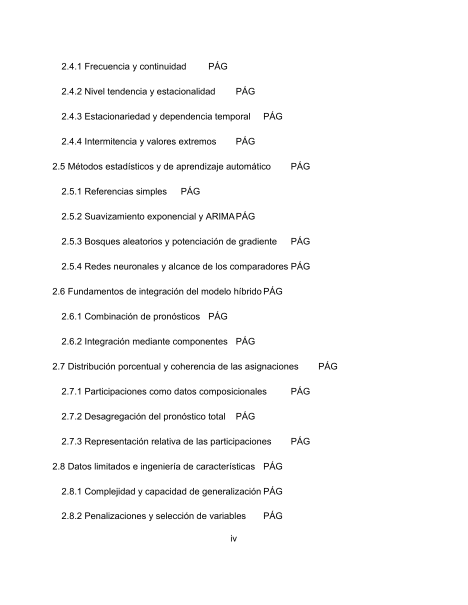
#> input picture tmp/rev64_render_1/page-005.png, 935 x 1210 px (shown at 1/2 size); its folder holds 4 pictures in this run
$ python 15_contactos_rev64.py
#> lines starting #> are read from the running program, lines starting #| are printed output that depends on the picture
from pathlib import Path
import sys
from PIL import Image, ImageDraw

OUT = Path(sys.argv[1]) if len(sys.argv) > 1 else Path(r"C:\Python\tesis\tmp\rev64_render_1")
files = sorted(OUT.glob("page-*.png"))
width, height = 410, 530
cols, rows = 4, 4
for start in range(0, len(files), cols * rows):
    canvas = Image.new("RGB", (cols * width, rows * height), "white")
#> canvas: PIL image 1640x2120 RGB; every value is 255
    draw = ImageDraw.Draw(canvas)
    for index, image_path in enumerate(files[start:start + cols * rows]):
        image = Image.open(image_path).convert("RGB").resize((width, height))
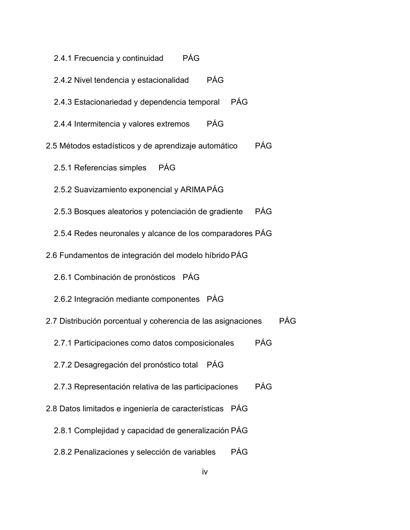
#> image: PIL image 410x530 RGB; min 17, max 255, mean 248.1
        x = (index % cols) * width
        y = (index // cols) * height
        canvas.paste(image, (x, y))
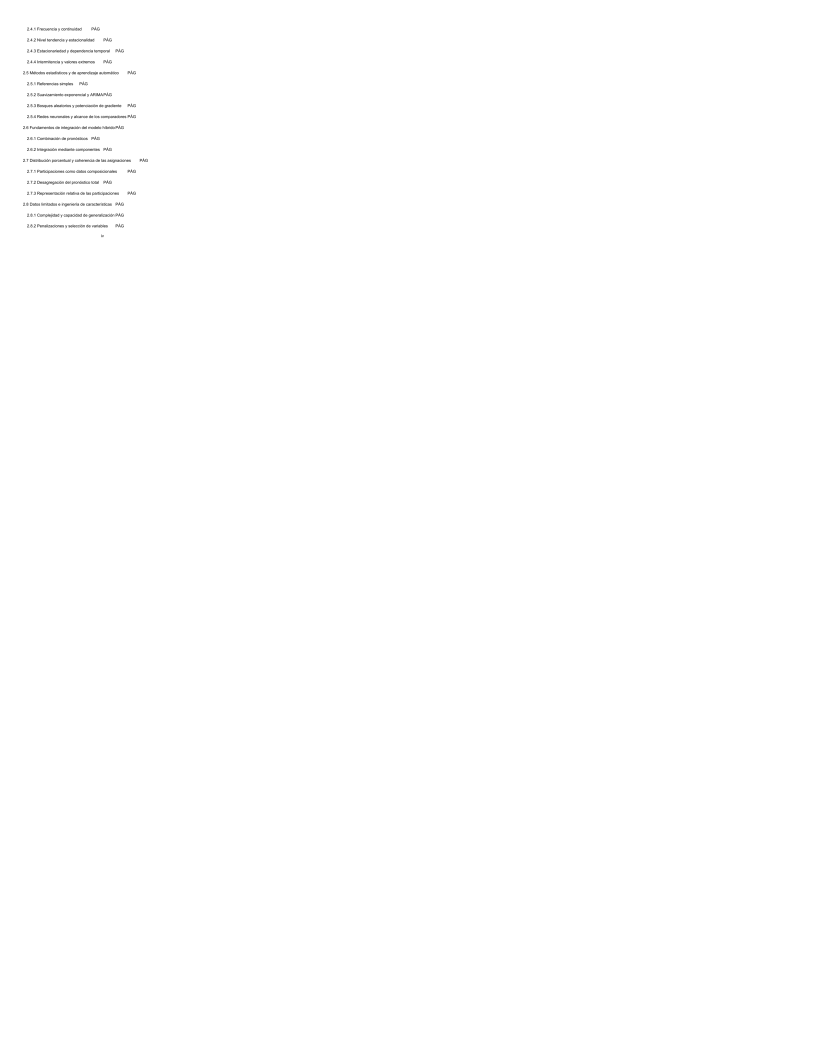
#> canvas: PIL image 1640x2120 RGB (shown at 1/2 size); min 17, max 255, mean 254.6
        draw.text((x + 7, y + 7), f"Página {start + index + 1}", fill="red", stroke_width=1, stroke_fill="white")
    canvas.save(OUT / f"contact-{start // (cols * rows) + 1:02d}.jpg", quality=90)
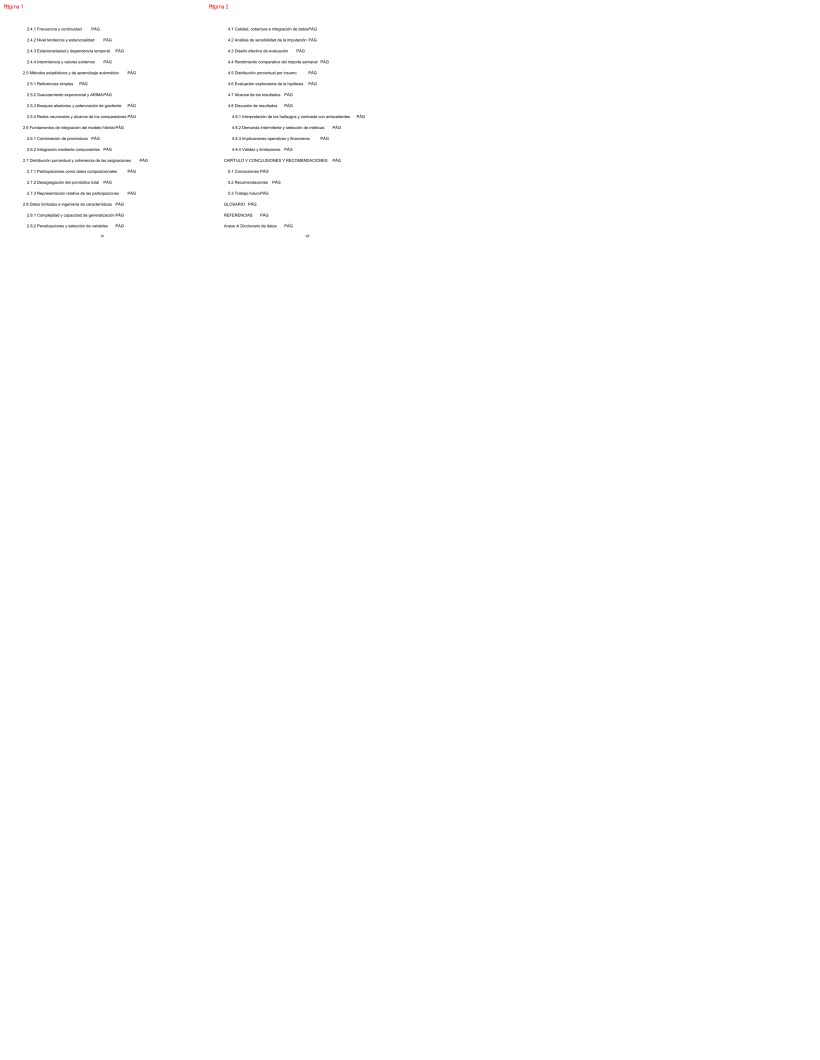
#> saved as contact-01.jpg: PIL image 1640x2120 RGB (shown at 1/2 size); mean R, G, B 254.2, 254.2, 254.2
print(len(files))

$ run again, on tmp/rev64_render_1/page-013.png
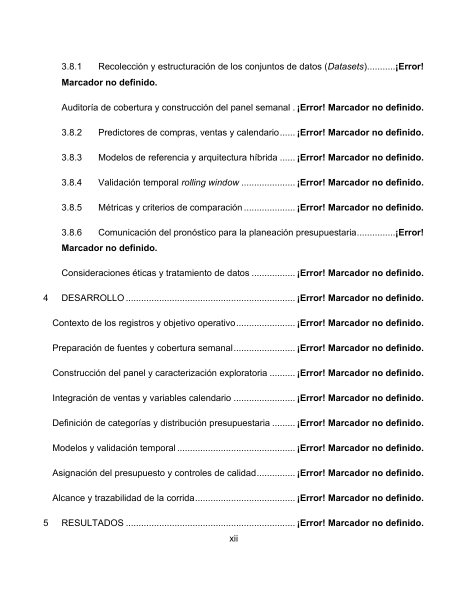
#> input picture tmp/rev64_render_1/page-013.png, 935 x 1210 px (shown at 1/2 size)
#> `image = Image.open(image_path).convert("RGB").resize((width, height))`:
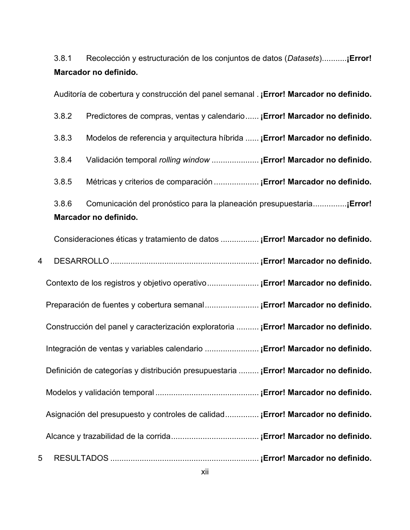
#> image: PIL image 410x530 RGB; min 0, max 255, mean 243.5
#> `canvas.paste(image, (x, y))`:
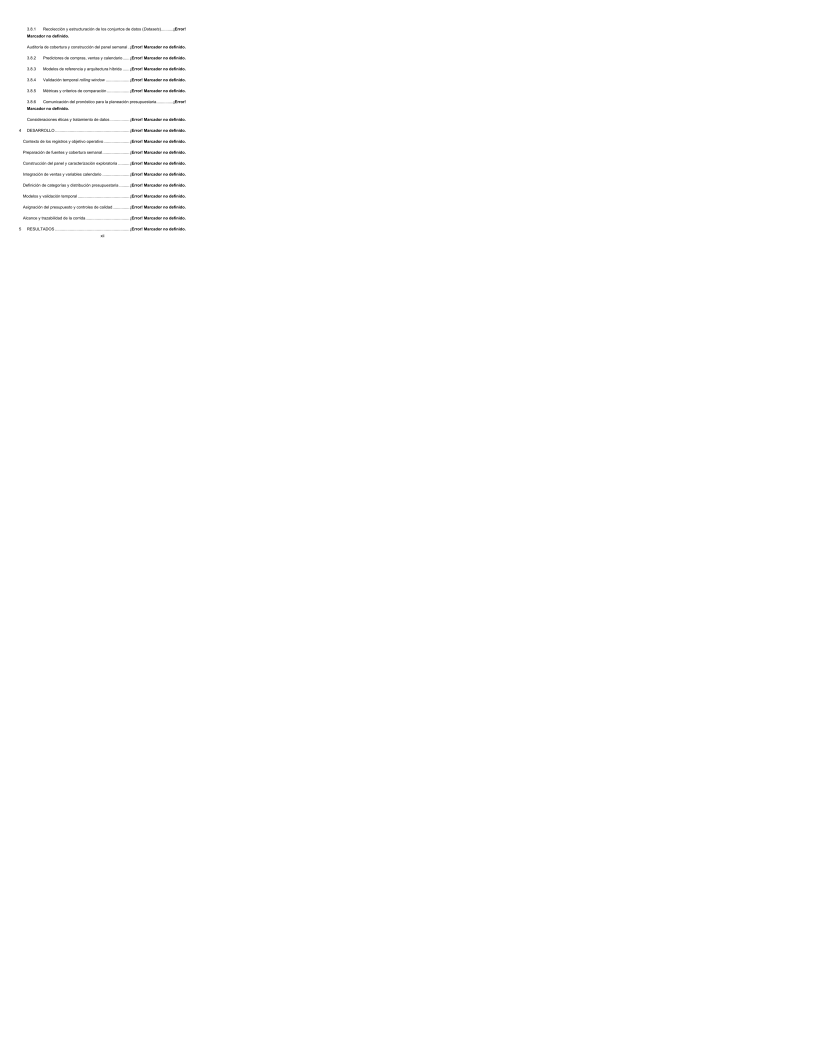
#> canvas: PIL image 1640x2120 RGB (shown at 1/2 size); min 0, max 255, mean 254.3

$ run again, on tmp/rev64_render_1/page-014.png
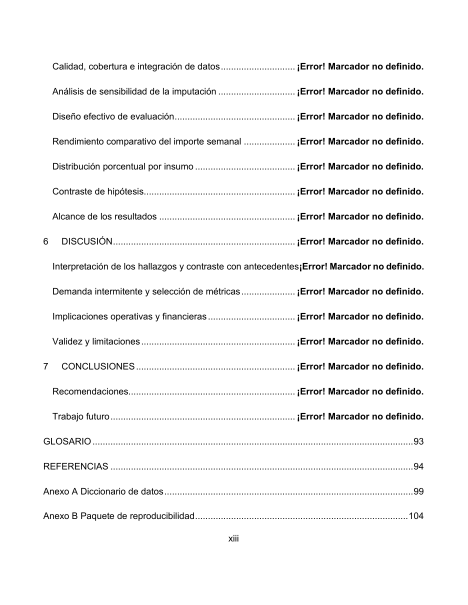
#> input picture tmp/rev64_render_1/page-014.png, 935 x 1210 px (shown at 1/2 size)
#> `image = Image.open(image_path).convert("RGB").resize((width, height))`:
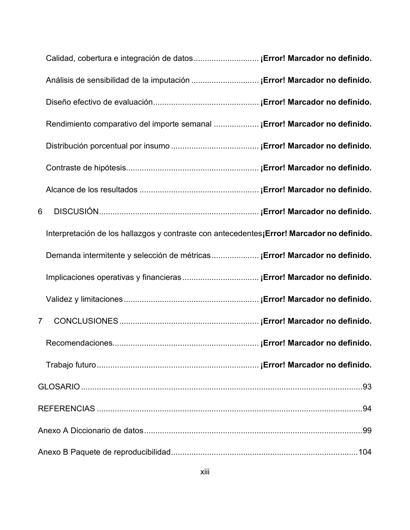
#> image: PIL image 410x530 RGB; min 0, max 255, mean 245.4
#> `canvas.paste(image, (x, y))`:
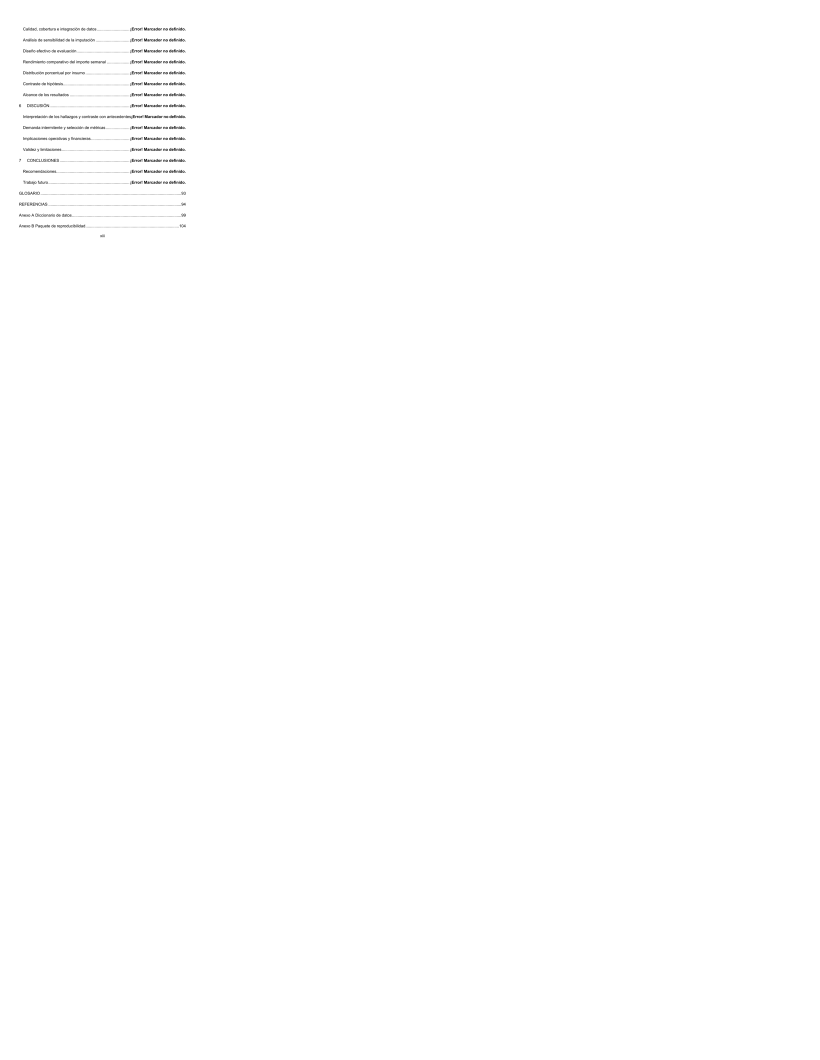
#> canvas: PIL image 1640x2120 RGB (shown at 1/2 size); min 0, max 255, mean 254.4

$ run again, on tmp/rev64_render_1/page-017.png
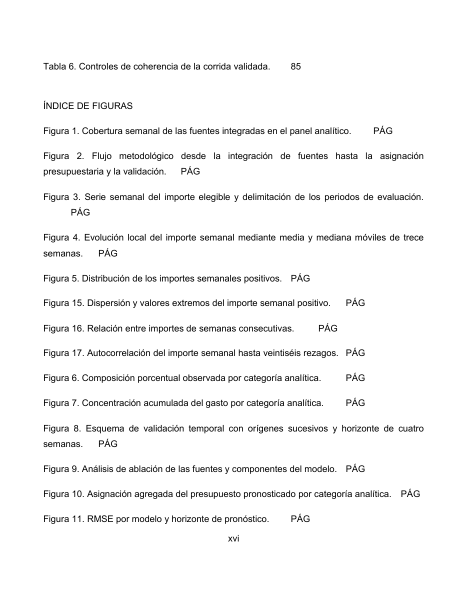
#> input picture tmp/rev64_render_1/page-017.png, 935 x 1210 px (shown at 1/2 size)
#> `image = Image.open(image_path).convert("RGB").resize((width, height))`:
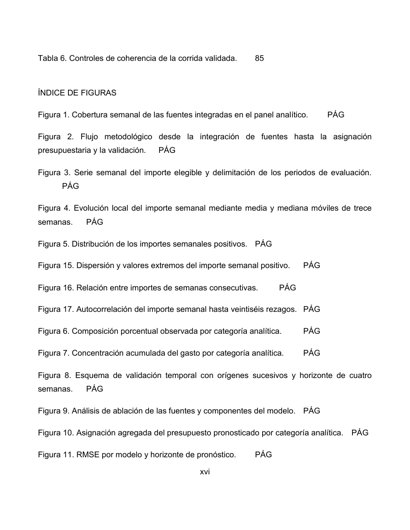
#> image: PIL image 410x530 RGB; min 5, max 255, mean 246.1
#> `canvas.paste(image, (x, y))`:
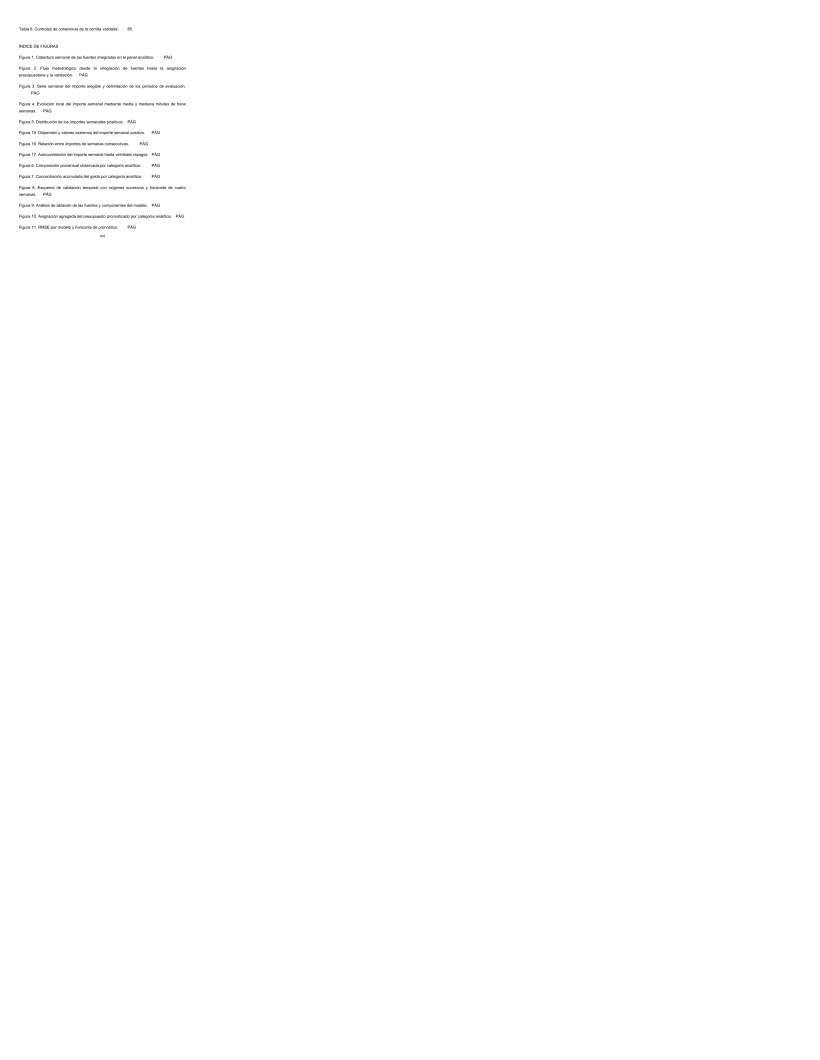
#> canvas: PIL image 1640x2120 RGB (shown at 1/2 size); min 5, max 255, mean 254.4
